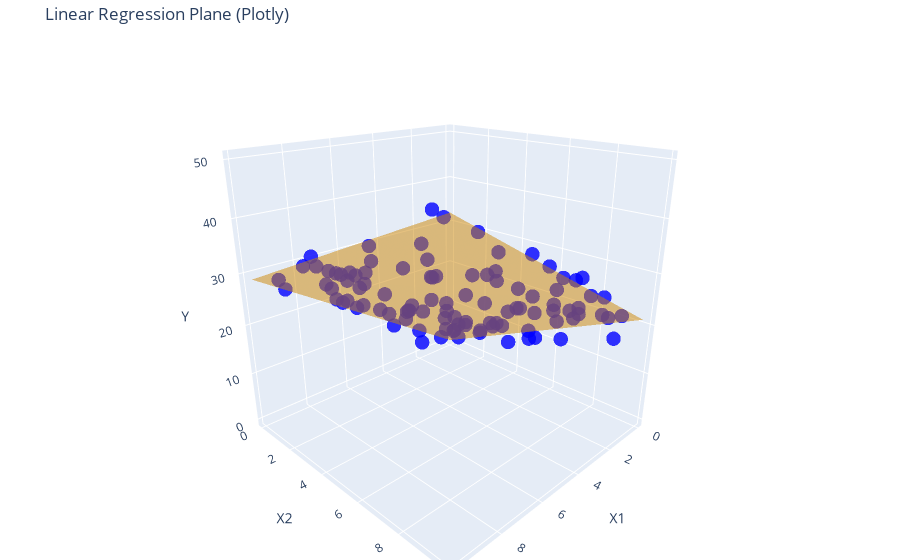

Write notebook code for a chart like this one.
### Code cell
# Step 5: Plot with Plotly
fig = go.Figure()
fig.add_trace(go.Scatter3d(x=data['X1'], y=data['X2'], z=data['Y'],
                           mode='markers',
                           marker=dict(size=5, color='blue', opacity=0.8),
                           name='Actual Data'))
fig.add_trace(go.Surface(x=x1_grid, y=x2_grid, z=y_pred_grid,
                         colorscale=[[0, 'orange'], [1, 'orange']],
                         opacity=0.5, showscale=False, name='Regression Plane'))
fig.update_layout(scene=dict(
                    xaxis_title='X1',
                    yaxis_title='X2',
                    zaxis_title='Y',
                    camera=dict(eye=dict(x=1.4, y=1.4, z=0.8))
                ),
                title='Linear Regression Plane (Plotly)',
                margin=dict(l=0, r=0, b=0, t=40))
fig.show()
